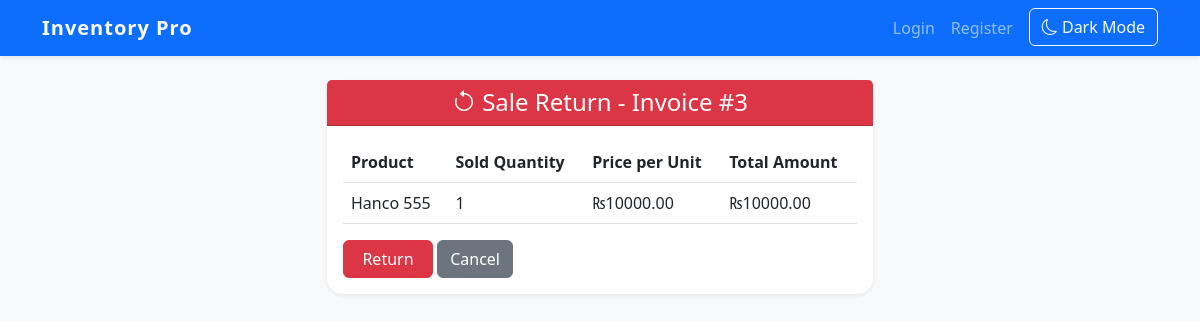
Screenshot of /sale_return/3 with the database file from the repository.
### app/models.py (models this page shows, shortened)
class Sale(db.Model):
    id = db.Column(db.Integer, primary_key=True)
    date = db.Column(db.DateTime, server_default=db.func.now())
    total = db.Column(db.Float, nullable=False)
    payment_method = db.Column(db.String(32), nullable=True)
    items = db.relationship('SaleItem', backref='sale', lazy=True)

class SaleItem(db.Model):
    id = db.Column(db.Integer, primary_key=True)
    sale_id = db.Column(db.Integer, db.ForeignKey('sale.id'), nullable=False)
    product_id = db.Column(db.Integer, db.ForeignKey('product.id'), nullable=False)
    quantity = db.Column(db.Integer, nullable=False)
    price = db.Column(db.Float, nullable=False)
    product = db.relationship('Product')

class Product(db.Model):
    id = db.Column(db.Integer, primary_key=True)
    name = db.Column(db.String(128), nullable=False)
    quantity = db.Column(db.Integer, default=0)
    price = db.Column(db.Float, default=0.0)         # Selling price
    cost_price = db.Column(db.Float, default=0.0)      # <-- Add this line
    barcode = db.Column(db.String(128), unique=True)  # <-- Add this line
    model_number = db.Column(db.String(128))  # Optional: add this line
    category_id = db.Column(db.Integer, db.ForeignKey('category.id'))

### app/routes.py (the view, shortened to what this page needs)
@main.route('/sale_return/<int:sale_id>', methods=['GET', 'POST'])
def sale_return(sale_id):
    sale = Sale.query.get_or_404(sale_id)
    items = SaleItem.query.filter_by(sale_id=sale.id).all()
    return render_template('sale_return.html', sale=sale, items=items)

### app/templates/sale_return.html (shortened to what this page needs)
{% extends 'base.html' %}
{% block content %}
<div class="row justify-content-center">
    <div class="col-md-7 col-lg-6">
        <div class="card shadow-sm border-0">
            <div class="card-header bg-danger text-white text-center">
                <h4 class="mb-0"><i class="bi bi-arrow-counterclockwise"></i> Sale Return - Invoice #{{ sale.id }}</h4>
            </div>
            <div class="card-body">
                <form method="POST">
                    <div class="table-responsive">
                        <table class="table">
                            <thead>
                                <tr>
                                    <th>Product</th>
                                    <th>Sold Quantity</th>
                                    <th>Price per Unit</th>
                                    <th>Total Amount</th>
                                </tr>
                            </thead>
                            <tbody>
                                {% for item in items %}
                                <tr>
                                    <td>{{ item.product.name }}</td>
                                    <td>{{ item.quantity }}</td>
                                    <td>₨{{ '%.2f'|format(item.price) }}</td>
                                    <td>₨{{ '%.2f'|format(item.price * item.quantity) }}</td>
                                </tr>
                                {% endfor %}
                            </tbody>
                        </table>
                    </div>
                    <button type="submit" class="btn btn-danger">Return</button>
                    <a href="{{ url_for('main.sales_history') }}" class="btn btn-secondary">Cancel</a>
                </form>
            </div>
        </div>
    </div>
</div>
{% endblock %}

### app/templates/base.html (style rules this page uses)
body { background-color: #f8f9fa; }
.card { border-radius: 1rem; }
.table thead th { vertical-align: middle; }
.btn-primary, .btn-success, .btn-warning, .btn-danger { min-width: 90px; }

### rows the page displays
Sale: id "3"
SaleItem: product.name "Hanco 555", quantity "1", price "10000.00", item.price*item.quantity "10000.00"
